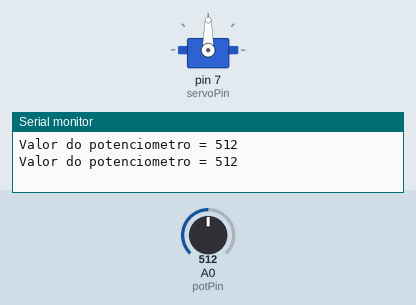
This sketch was run on a simulated Arduino Uno, built with avr-gcc and run on an emulated ATmega328P. On the bench: servo, the last lines printed to the serial monitor. The test bench sets the inputs (shaded band); at power-on: A0 (potPin) = 512.

Above: at 1.8 s.
1.9 s: A0 (potPin) set to 716
At 2.8 s:
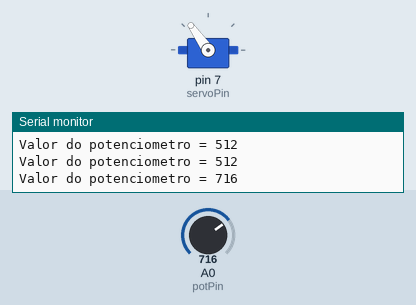
3.5 s: A0 (potPin) set to 900
At 4.4 s:
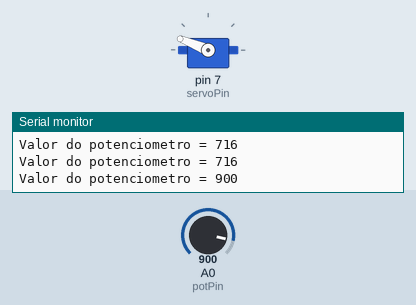
5.5 s: A0 (potPin) set to 1023
At 7.2 s:
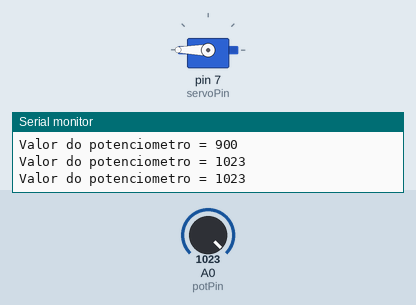
7.5 s: A0 (potPin) set to 306
At 8.7 s:
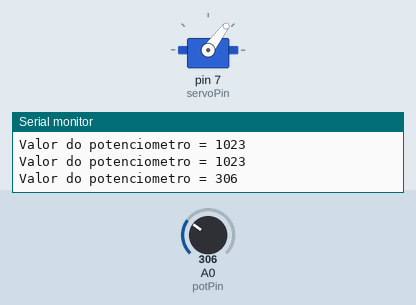
9.5 s: A0 (potPin) set to 122
At 10.3 s:
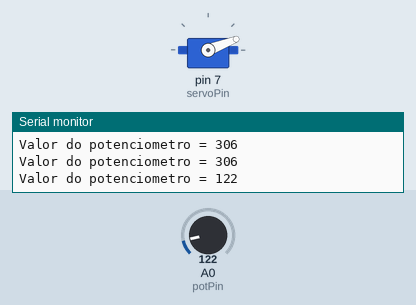
11.5 s: A0 (potPin) set to 0
At 13.1 s:
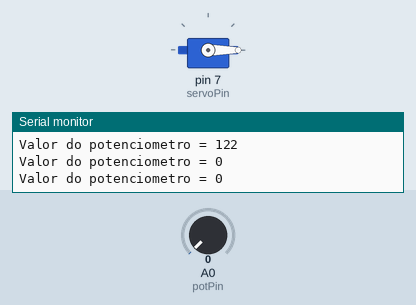
Timing chart, 0 to 14.5 s (numbered marks = the images above; inputs shaded):
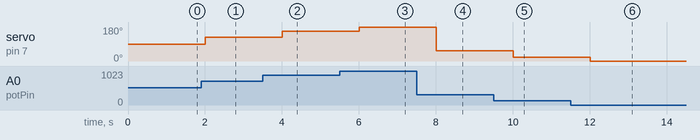

Measured:
- after the input at 1.9 s, servo on pin 7 (servoPin): 90° → 125° after 0.10 s
- after the input at 3.5 s, servo on pin 7 (servoPin): 125° → 158° after 0.50 s
- after the input at 5.5 s, servo on pin 7 (servoPin): 158° → 180° after 0.50 s
- after the input at 7.5 s, servo on pin 7 (servoPin): 180° → 53° after 0.51 s
- after the input at 9.5 s, servo on pin 7 (servoPin): 53° → 21° after 0.51 s
- after the input at 11.5 s, servo on pin 7 (servoPin): 21° → 0° after 0.51 s

The sketch:

codigo6.ino
```cpp
#include <Servo.h>

int potPin = A0;
int servoPin = 7;

Servo myservo;

void setup() {
  Serial.begin(9600);
  myservo.attach(servoPin);
}

void loop() {
  int potValue = analogRead(potPin);

  Serial.print("Valor do potenciometro = ");
  Serial.println(potValue);

  int servoValue = map(potValue, 0, 1023, 0, 180);
  myservo.write(servoValue);
  delay(1000);
}
```
